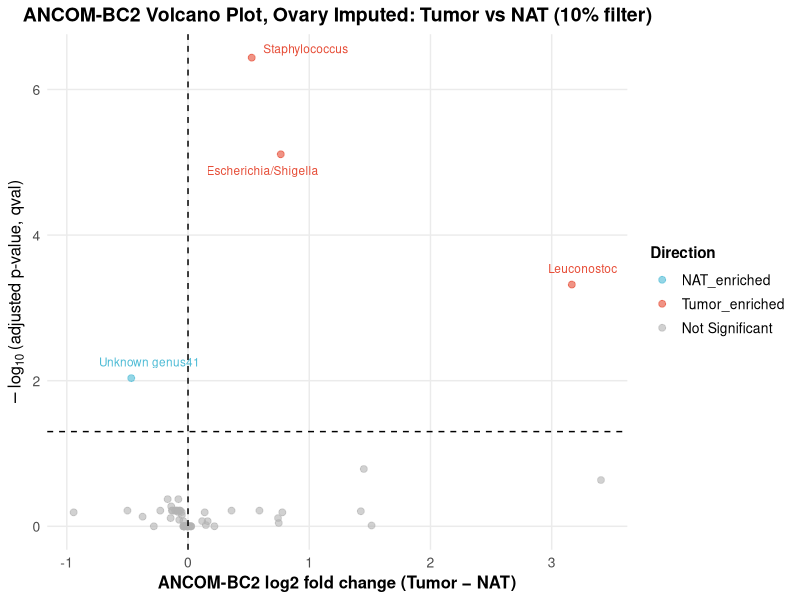
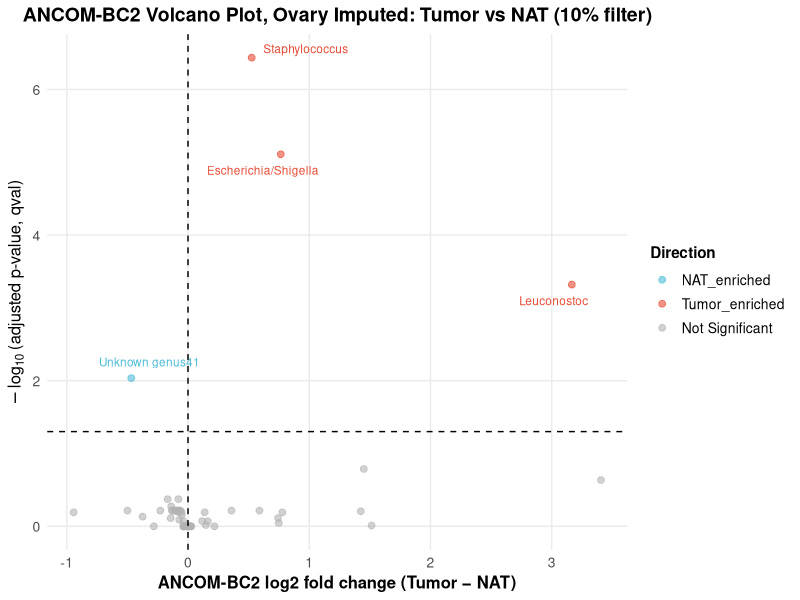
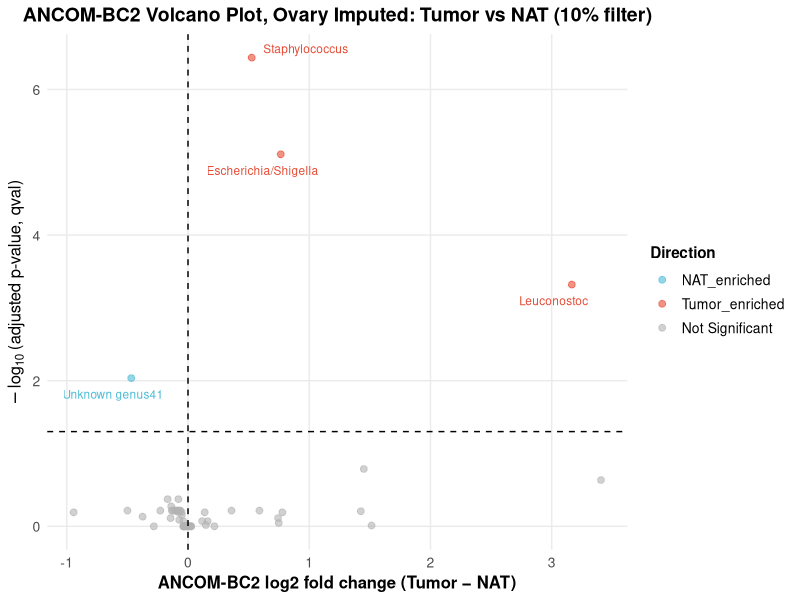

Source code (R) for these figures, in order:
setwd("C:/Users/sanyu/OneDrive/Desktop/Ovary new/Viz/Ancom")
library(ggplot2)
library(ggrepel)
library(dplyr)

# Load the data (full ANCOM-BC2 table with all taxa)
# Expecting columns like:
# taxon, lfc_(Intercept), lfc_GroupTumor, ..., lfc, qval, diff, diff_robust,
# significant, direction, etc.
data <- read.csv("imp10pct.csv", header = TRUE)

# Use qval (for GroupTumor) as the adjusted p-value
padj_cutoff <- 0.05

# Add padj, -log10(padj) and direction label
data <- data %>%
  mutate(
    # adjusted p-value
    padj = qval,
    
    # Y-axis: -log10(adjusted p-value)
    neglog10padj = -log10(padj),
    
    # Direction based on lfc sign + padj
    direction_label = case_when(
      padj < padj_cutoff & lfc > 0 ~ "Tumor_enriched",
      padj < padj_cutoff & lfc < 0 ~ "NAT_enriched",
      TRUE                         ~ "Not Significant"
    )
  )

# Decide which taxa to label:
# If there are significant taxa, label those,
# otherwise label top 10 by lowest padj
n_significant <- sum(data$padj < padj_cutoff, na.rm = TRUE)

if (n_significant > 0) {
  label_data <- data %>%
    filter(padj < padj_cutoff)
  cat("Found", n_significant, "significant genera to label\n")
} else {
  label_data <- data %>%
    arrange(padj) %>%
    slice_head(n = 10)
  cat("No significant genera found. Labeling top 10 by padj\n")
}

# Keep only finite values for plotting
plot_data <- data %>%
  filter(is.finite(lfc), is.finite(neglog10padj))

# Ordered factor for legend
plot_data$direction_label <- factor(
  plot_data$direction_label,
  levels = c("NAT_enriched", "Tumor_enriched", "Not Significant")
)

# Color palette
dir_cols <- c(
  "Tumor_enriched"  = "#E64B35",  # Red
  "NAT_enriched"    = "#4DBBD5",  # Blue
  "Not Significant" = "grey70"    # Grey
)

# Volcano plot
volcano_ancom <- ggplot(plot_data,
                        aes(x = lfc,
                            y = neglog10padj)) +
  
  # Points colored by direction
  geom_point(aes(color = direction_label),
             size = 2,
             alpha = 0.6) +
  
  # Manual colors
  scale_color_manual(
    values = dir_cols,
    name   = "Direction",
    drop   = FALSE
  ) +
  
  # Horizontal line at padj = 0.05
  geom_hline(
    yintercept = -log10(padj_cutoff),
    linetype   = "dashed",
    color      = "black",
    linewidth  = 0.5
  ) +
  
  # Vertical line at lfc = 0
  geom_vline(
    xintercept = 0,
    linetype   = "dashed",
    color      = "black",
    linewidth  = 0.5
  ) +
  
  # Labels for significant genera (or top 10)
  geom_text_repel(
    data = label_data,
    aes(label = taxon, color = direction_label),
    size          = 3,
    max.overlaps  = 20,
    box.padding   = 0.5,
    point.padding = 0.3,
    segment.color = "grey50",
    segment.size  = 0.2,
    show.legend   = FALSE
  ) +
  
  # Titles and axis labels
  labs(
    title = "ANCOM-BC2 Volcano Plot, Ovary Imputed: Tumor vs NAT (10% filter)",
    x     = "ANCOM-BC2 log2 fold change (Tumor − NAT)",
    y     = expression(-log[10]~"(adjusted p-value, qval)")
  ) +
  
  # Clean theme
  theme_minimal() +
  theme(
    plot.title       = element_text(hjust = 0.5, face = "bold", size = 14),
    axis.title       = element_text(size = 12, face = "bold"),
    axis.text        = element_text(size = 10),
    legend.title     = element_text(size = 11, face = "bold"),
    legend.text      = element_text(size = 10),
    legend.position  = "right",
    panel.grid.minor = element_blank()
  )

# Show plot
print(volcano_ancom)

# Save plot
ggsave("vpimp10pct_ancom.png", plot = volcano_ancom,
       width = 10, height = 8, dpi = 300)
ggsave("vpimp10pct_ancom.pdf", plot = volcano_ancom,
       width = 10, height = 8)
